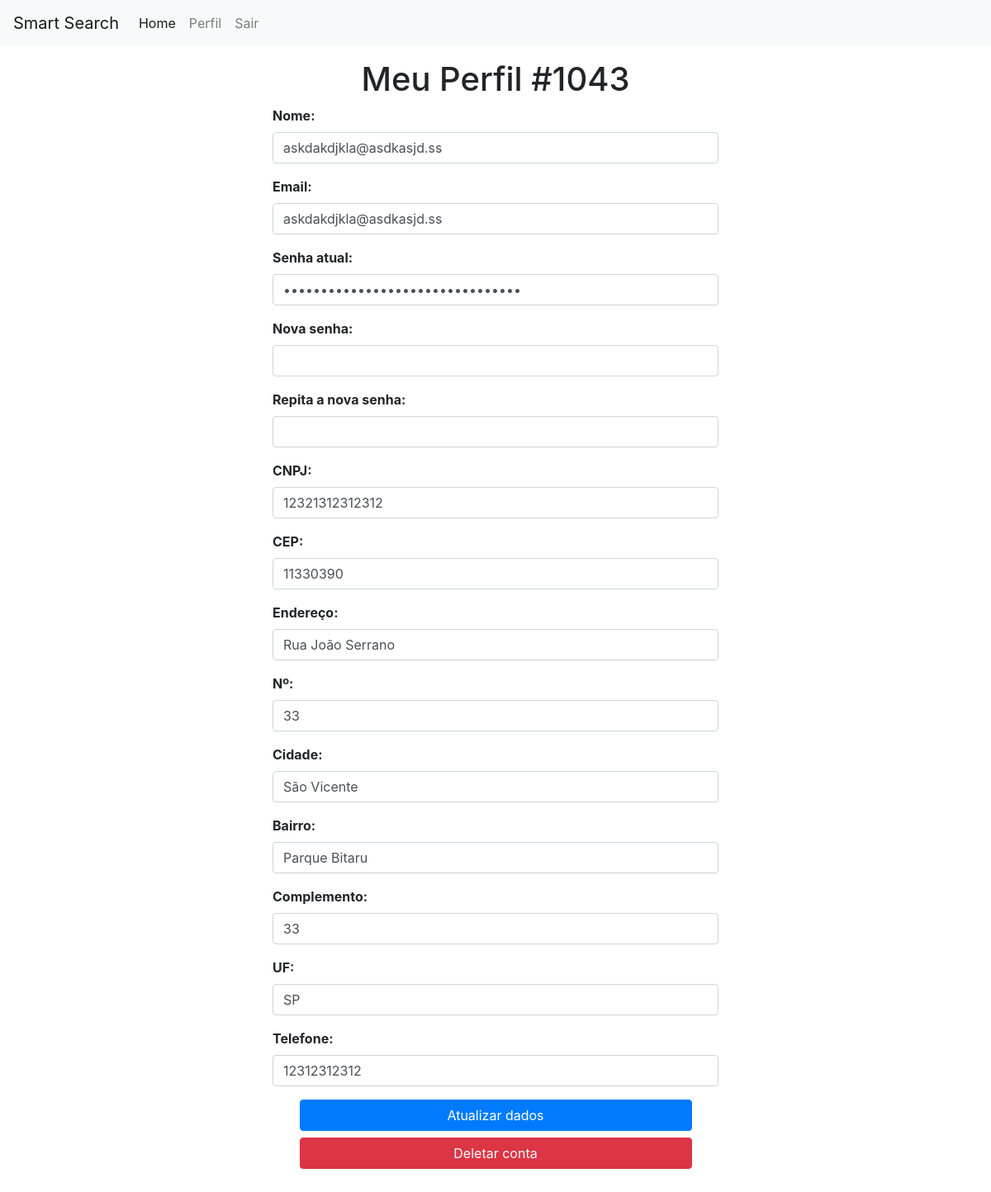
/perfil/index.php (signed in), run on the app's committed database.
### tables this page shows
CREATE TABLE loja (
    cd_cnpj INTEGER PRIMARY KEY,
    cd_cep VARCHAR(9),
    cd_telefone INTEGER,
    fk_usuario_loja INTEGER,
    fk_plano_loja INTEGER,
CONSTRAINT FK_usuario_loja
    FOREIGN KEY (fk_usuario_loja)
    REFERENCES usuario (cd_usuario),
CONSTRAINT FK_plano_loja
    FOREIGN KEY (fk_plano_loja)
    REFERENCES plano (cd_plano)
);

CREATE TABLE usuario (
    cd_usuario INTEGER PRIMARY KEY,
    nm_email VARCHAR(50),
    nm_usuario VARCHAR,
    cd_senha VARCHAR(50)
);

CREATE TABLE endereco (
    nm_endereco INTEGER,
    cd_numero_endereco INTEGER,
    nm_cidade VARCHAR(50),
    nm_bairro VARCHAR(50),
    cd_complemento VARCHAR(50),
    fk_loja_endereco INTEGER,
    cd_loja INTEGER PRIMARY KEY, sg_uf varchar(2),
CONSTRAINT FK_loja_endereco
    FOREIGN KEY (fk_loja_endereco)
    REFERENCES loja (cd_cnpj)
);

### perfil/index.php (the view, shortened to what this page needs)
<?php
  try {
    require $_SERVER['DOCUMENT_ROOT'] . '/php/connection-database.php';
    $select = "";
    $id = $_SESSION['id'];
    if($id%2 == 0){
      $select = "SELECT * FROM usuario WHERE cd_usuario = :id";
    }
    else{
      $select = "select * from loja l join usuario u on u.cd_usuario = l.fk_usuario_loja join endereco e on e.fk_loja_endereco = l.cd_cnpj where cd_usuario = :id;";
    }
    $cmd = $conexao->prepare($select);
    $cmd->bindParam(":id", $_SESSION['id']);
    $dados = $cmd->execute();
    $dados = $cmd->fetchAll();
  } catch (Exception $e) {
    echo $e->getMessage();
  }
 ?>
<!DOCTYPE html>
<html lang="en">
<head>
  <link rel="stylesheet" href="https://cdn.jsdelivr.net/npm/bootstrap@4.5.3/dist/css/bootstrap.min.css">
</head>
<body>
	<nav class="navbar navbar-expand-lg navbar-light bg-light">
  <a class="navbar-brand" href="#">Smart Search</a>
  <div class="collapse navbar-collapse" id="navbarNavAltMarkup">
    <div class="navbar-nav">
      <a class="nav-link active" href="#">Home <span class="sr-only">(current)</span></a>
      <a class="nav-link" href="../perfil/index.php"> Perfil</a>
      <a class="nav-link" href='../php/logout.php'>Sair</a>
    </div>
  </div>
</nav>
<div class="container">
<h1 class="text-center mt-3">Meu Perfil #<?=$_SESSION['id']?></h1>
<form class="row justify-content-center" method="POST">
  <div class="form-group col-md-6">
    <label>Nome:</label>
    <input type="text" class="form-control" name="nome" value="<?=$dados[0]['nm_usuario']?>">
  </div>
  <div class="form-group col-md-6">
    <label>Email:</label>
    <input type="email" class="form-control" name="email" value="<?=$dados[0]['nm_email']?>">
  </div>
  <div class="form-group col-md-6">
    <label>Senha atual:</label>
    <input type="password" class="form-control" name="senha-atual" value="<?=$dados[0]['cd_senha']?>">
  </div>
  <div class="form-group col-md-6">
    <label>Nova senha:</label>
    <input type="password" class="form-control" name="senha-nova">
  </div>
  <div class="form-group col-md-6">
    <label>Repita a nova senha:</label>
    <input type="password" class="form-control" name="re-senha-nova">
  </div>
  <?php
    if($_SESSION['id']%2 == 1){
      require 'loja-form.php';
    }
   ?>
    <button type="submit" class="btn btn-primary col-md-5 mb-2" name="submit" value="att">Atualizar dados</button>
    <button type="submit" class="btn btn-danger col-md-5 mb-5" name="submit" value="delete">Deletar conta</button>
</form>
</div>
</body>
</html>

### perfil/loja-form.php (shortened to what this page needs)
<div class="form-group col-md-6">
  <label>CNPJ:</label>
  <input type="text" class="form-control" name="cnpj" value="<?=$dados[0]['cd_cnpj']?>">
</div>
<div class="form-group col-md-6">
  <label>CEP:</label>
  <input type="text" class="form-control" name="cep" value="<?=$dados[0]['cd_cep']?>">
</div>
<div class="form-group col-md-6">
  <label>Endereço:</label>
  <input type="text" class="form-control" name="endereco" value="<?=$dados[0]['nm_endereco']?>">
</div>
<div class="form-group col-md-6">
  <label>Nº:</label>
  <input type="text" class="form-control" name="numero" value="<?=$dados[0]['cd_numero_endereco']?>">
</div>
<div class="form-group col-md-6">
  <label>Cidade:</label>
  <input type="text" class="form-control" name="cidade" value="<?=$dados[0]['nm_cidade']?>">
</div>
<div class="form-group col-md-6">
  <label>Bairro:</label>
  <input type="text" class="form-control" name="bairro" value="<?=$dados[0]['nm_bairro']?>">
</div>
<div class="form-group col-md-6">
  <label>Complemento:</label>
  <input type="text" class="form-control" name="complemento" value="<?=$dados[0]['cd_complemento']?>">
</div>
<div class="form-group col-md-6">
  <label>UF:</label>
  <input type="text" class="form-control" name="uf" value="<?=$dados[0]['sg_uf']?>">
</div>
<div class="form-group col-md-6">
  <label>Telefone:</label>
  <input type="text" class="form-control" name="telefone" value="<?=$dados[0]['cd_telefone']?>">
</div>

### perfil/index.php (style rules this page uses)
label { font-weight: 700; }

### data on the page
loja: nome "askdakdjkla@asdkasjd.ss", email "askdakdjkla@asdkasjd.ss", cnpj "12321312312312", cep "11330390", endereco "Rua João Serrano", numero "33", cidade "São Vicente", bairro "Parque Bitaru", complemento "33", uf "SP", telefone "12312312312"

### other printed values
$_SESSION['id'] "1043"
